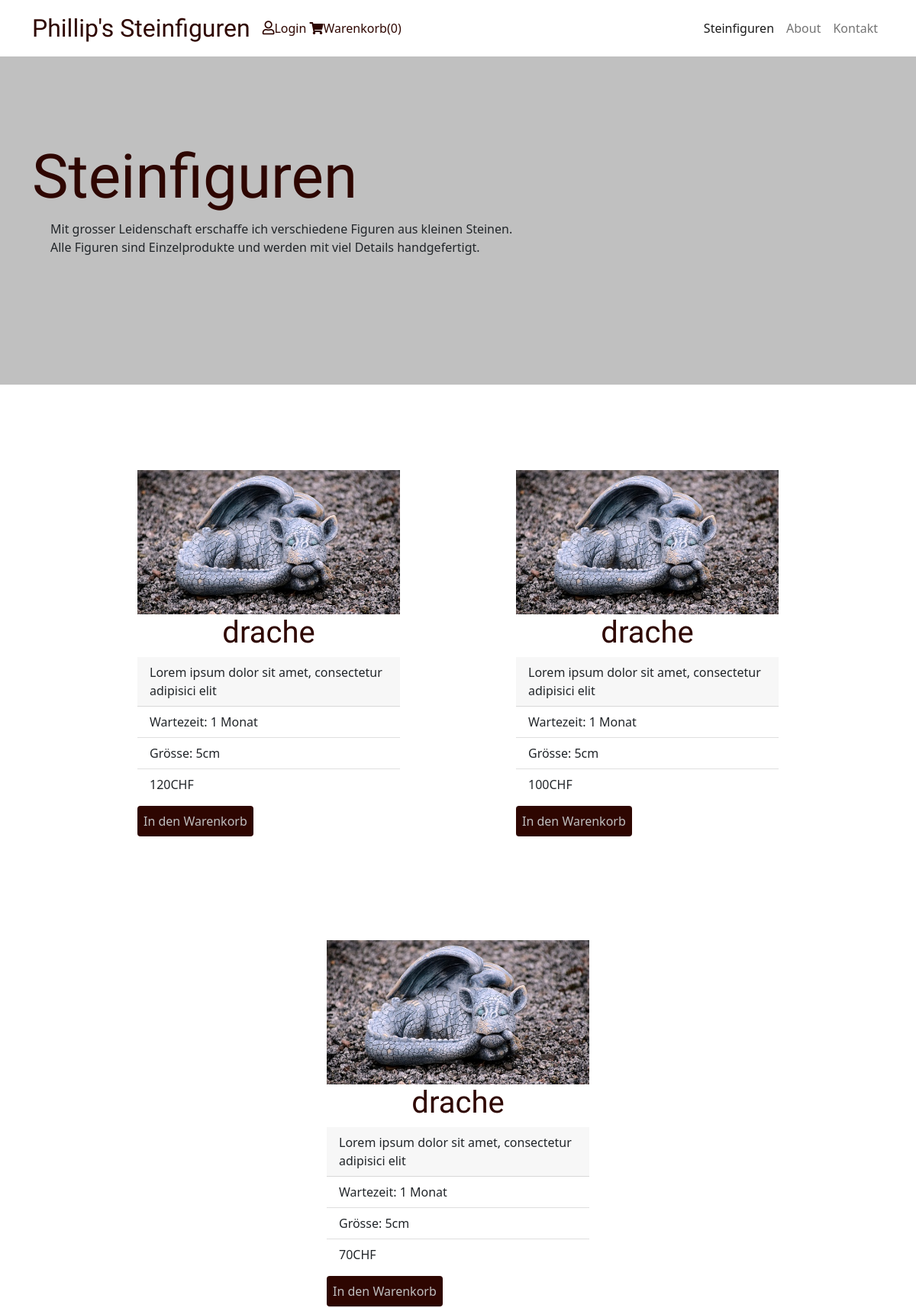
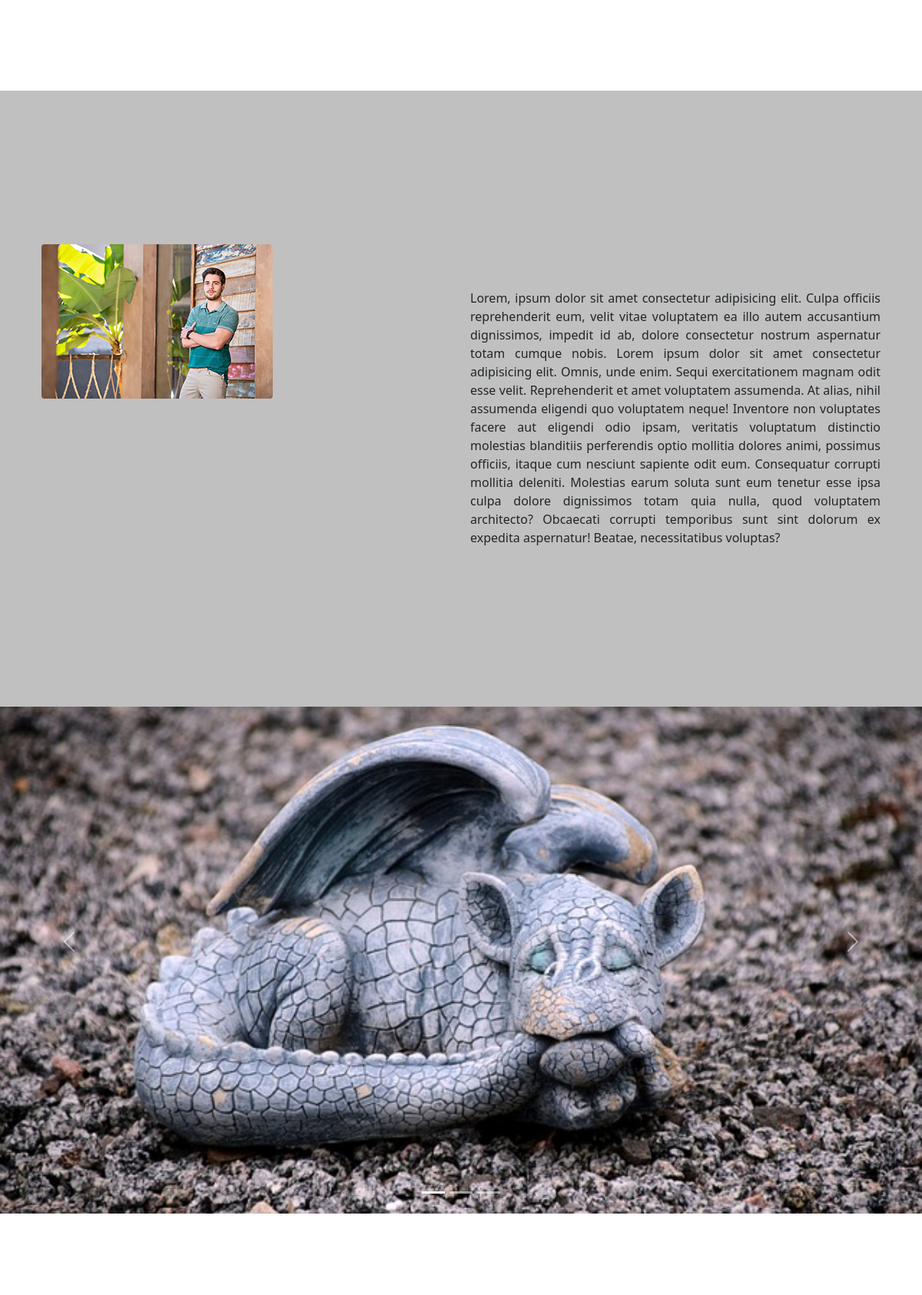
The page / (upper part) on the database its author committed (2 pictures, top to bottom).
### tables this page shows
CREATE TABLE `product` (
  `id` int(11) NOT NULL,
  `titel` varchar(45) NOT NULL,
  `preis` varchar(40) NOT NULL,
  `beschreibung` varchar(255) NOT NULL,
  `bild` varchar(255) NOT NULL
);

### index.php (called while the page is built, shortened)
<?php
require_once ('function/database.php');
require_once('function/shoppingcart.php');
require_once('function/kunde.php');
require_once('function/product.php');
require_once('route.php');

### function/kunde.php (called while the page is built, shortened)
<?php
function getCurrentUserId(){
    $userId = random_int(0,time());
    return $userId;
}
function isLogIn():bool{
  return isset($_SESSION['userId']);
}

### function/database.php (called while the page is built, shortened)
<?php
function getDB(){
    static $db;
    if($db instanceof PDO){
        return $db;
    }
    $dsn = sprintf("mysql:host=%s;dbname=%s;charset=%s",DB_HOST,DB_DATABASE,DB_CHARSET);
    $db = new PDO($dsn,DB_USERNAME,DB_PASSWORD);
    return $db;
 }

### function/shoppingcart.php (called while the page is built, shortened)
<?php
function mengeProductCart(int $userId){
  $sql="SELECT COUNT(id) FROM shoppingcart WHERE kunde_id =".$userId;
  $cartResults = getDb()->query($sql);
  $cartItems = $cartResults->fetchColumn();
  return $cartItems;
}

### function/product.php (called while the page is built, shortened)
<?php
function getAllProducts(){
    $sql="SELECT id,titel,beschreibung,preis,bild
    FROM product";
    $result = getDB()->query($sql);
    $products = [];
    while($row = $result->fetch()){
        $products[]=$row;
    }
    return $products;
}

### includes/card_produkt.php (the view)
<div class="card-body">
    <img src="bilder/produkte/<?=$product['bild'] ?>" class="card-img-top rounded-0" alt="steinfiguren">
    <h3 class="card-title text-center h1"><?= $product['titel'] ?></h3>
    <p class="card-header"><?= $product['beschreibung'] ?></p>
    <ul class="list-group list-group-flush">
        <li class="list-group-item">Wartezeit: 1 Monat</li>
        <li class="list-group-item">Grösse: 5cm</li>
        <li class="list-group-item"><?= $product['preis'] ?>CHF</li>
    </ul>
    <a href="index.php/cart/add/<?= $product['id']?>" class="btn btn-outline-light p-2 my-2">In den Warenkorb</a>
</div>

### route.php (shortened to what this page needs)
<?php
$url = $_SERVER['REQUEST_URI'];
$baseUrl = $url;
$route = null;
$userId = getCurrentUserId();
$countCartItems = mengeProductCart($userId);
var_dump($route);
if(!$route){
  $products = getAllProducts();
  require __DIR__.'/page/main_page.php';
  exit();
}

### page/main_page.php (shortened to what this page needs)
<!DOCTYPE html>
<html lang="de">
<head>
  <link rel="stylesheet" href="css/page.css">
</head>
<body>
<?php include("includes/nav_page.inc.php")?>
<header id="steinfiguren" class="d-flex align-items-center">
  <div class="container">
    <div>
      <h1 class="display-1 pt-2">Steinfiguren</h1>
      <div>
        <p class="ms-4">Mit grosser Leidenschaft erschaffe ich verschiedene Figuren aus kleinen Steinen. <br> Alle
          Figuren sind Einzelprodukte und werden mit viel Details handgefertigt.</p>
      </div>
    </div>
  </div>
</header>
<section id="produkte">
  <div class="row justify-content-center pt-5 pb-5">
    <?php foreach($products as $product):?>
      <div class="m-5 rounded-0 " style="width: 25rem;">
        <?php include("includes/card_produkt.php")?>
      </div>
    <?php endforeach;?>
  </div>
</section>
<section id="about">
  <div class="container pb-5">
    <div class="container pb-5">
      <div class="row">
        <div class="col-lg">
          <img src="bilder/man_klein.jpg" alt="..." class="float-start rounded">
        </div>
        <div class="col-lg">
          <p class="pb-5">Lorem, ipsum dolor sit amet consectetur adipisicing elit. Culpa officiis reprehenderit eum,
            velit vitae voluptatem ea illo autem accusantium dignissimos, impedit id ab, dolore consectetur nostrum
            aspernatur totam cumque nobis. Lorem ipsum dolor sit amet consectetur adipisicing elit. Omnis, unde enim.
            Sequi exercitationem magnam odit esse velit. Reprehenderit et amet voluptatem assumenda. At alias, nihil
            assumenda eligendi quo voluptatem neque!
            Inventore non voluptates facere aut eligendi odio ipsam, veritatis voluptatum distinctio molestias
            blanditiis perferendis optio mollitia dolores animi, possimus officiis, itaque cum nesciunt sapiente odit
            eum. Consequatur corrupti mollitia deleniti.
            Molestias earum soluta sunt eum tenetur esse ipsa culpa dolore dignissimos totam quia nulla, quod voluptatem
            architecto? Obcaecati corrupti temporibus sunt sint dolorum ex expedita aspernatur! Beatae, necessitatibus
            voluptas?
          </p>
        </div>
      </div>
    </div>
  </div>
  <div id="carouselExampleIndicators" class="carousel slide pt-5" data-bs-ride="carousel">
    <div class="carousel-indicators">
      <button type="button" data-bs-target="#carouselExampleIndicators" data-bs-slide-to="0" class="active"
        aria-current="true" aria-label="Slide 1"></button>
      <button type="button" data-bs-target="#carouselExampleIndicators" data-bs-slide-to="1"
        aria-label="Slide 2"></button>
      <button type="button" data-bs-target="#carouselExampleIndicators" data-bs-slide-to="2"
        aria-label="Slide 3"></button>
    </div>
    <div class="carousel-inner">
      <div class="carousel-item active">
        <img src="bilder/dragon-steinfiguren.jpg" class="d-block w-100" alt="...">
      </div>
    </div>
    <button class="carousel-control-prev" type="button" data-bs-target="#carouselExampleIndicators"
      data-bs-slide="prev">
      <span class="carousel-control-prev-icon" aria-hidden="true"></span>
    </button>
    <button class="carousel-control-next" type="button" data-bs-target="#carouselExampleIndicators"
      data-bs-slide="next">
      <span class="carousel-control-next-icon" aria-hidden="true"></span>
    </button>
  </div>
</section>
<section id="kontakt">
  <div class="container">
  </div>
</section>
</body>
</html>

### includes/nav_page.inc.php (shortened to what this page needs)
<nav class="navbar navbar-expand-md navbar-light fixed-top" id="mainNav">
  <div class="container">
    <a class="navbar-brand" href="<?=$baseUrl?>">Phillip's Steinfiguren</a>
    <div class="btngroup">
      <?php if(!isLogIn()):?>
      <a href="index.php/login.php" title="login"><i class="far fa-user" style="font-size: large"></i>Login</a>
      <?php endif;?>
      <a href="index.php/cart"><i class="fas fa-shopping-cart"></i>Warenkorb(<?=$countCartItems?>)</a>
    </div>
    <div class="collapse navbar-collapse justify-content-end text-right" id="navbarResponsive">
      <ul class="navbar-nav">
        <li class="nav-item">
          <a class="nav-link active" href="#">Steinfiguren</a>
        </li>
        <li class="nav-item">
          <a class="nav-link" href="#about">About</a>
        </li>
        <li class="nav-item">
          <a class="nav-link" href="#kontakt">Kontakt</a>
        </li>
      </ul>
    </div>
  </div>
</nav>

### css/global.css (style rules this page uses)
:root { --braun: #2e0601; --grau: #6f6f6f; --hellgrau: #c0c0c0; }
body { overflow-x: hidden; }
h1, h2, h3, h4, h5 { font-family: "Tangerine", cursive, Arial, Helvetica, sans-serif; color: var(--braun); }
header { background: var(--hellgrau); height: 30rem; }

### css/nav_footer.css (style rules this page uses)
nav { background: white; transition: ease 2000ms; }
nav .container .navbar-brand { color: var(--braun); font-family: "Tangerine", cursive, Arial, Helvetica, sans-serif; font-size: 2em; }
nav .btngroup a, footer a { color: var(--braun); text-decoration: none; }

### css/page.css (style rules this page uses)
#produkte .btn-outline-light { background: var(--braun); color: var(--hellgrau); border: none; }
#about { background: var(--hellgrau); }
#about p { text-align: justify; }

### rows shown on the page
product: bild (picture), titel "drache", beschreibung "Lorem ipsum dolor sit amet, consectetur adipisici elit", preis "120"
product: bild (picture), titel "drache", beschreibung "Lorem ipsum dolor sit amet, consectetur adipisici elit", preis "100"
product: bild (picture), titel "drache", beschreibung "Lorem ipsum dolor sit amet, consectetur adipisici elit", preis "70"

### other values the page prints
$countCartItems "0"
